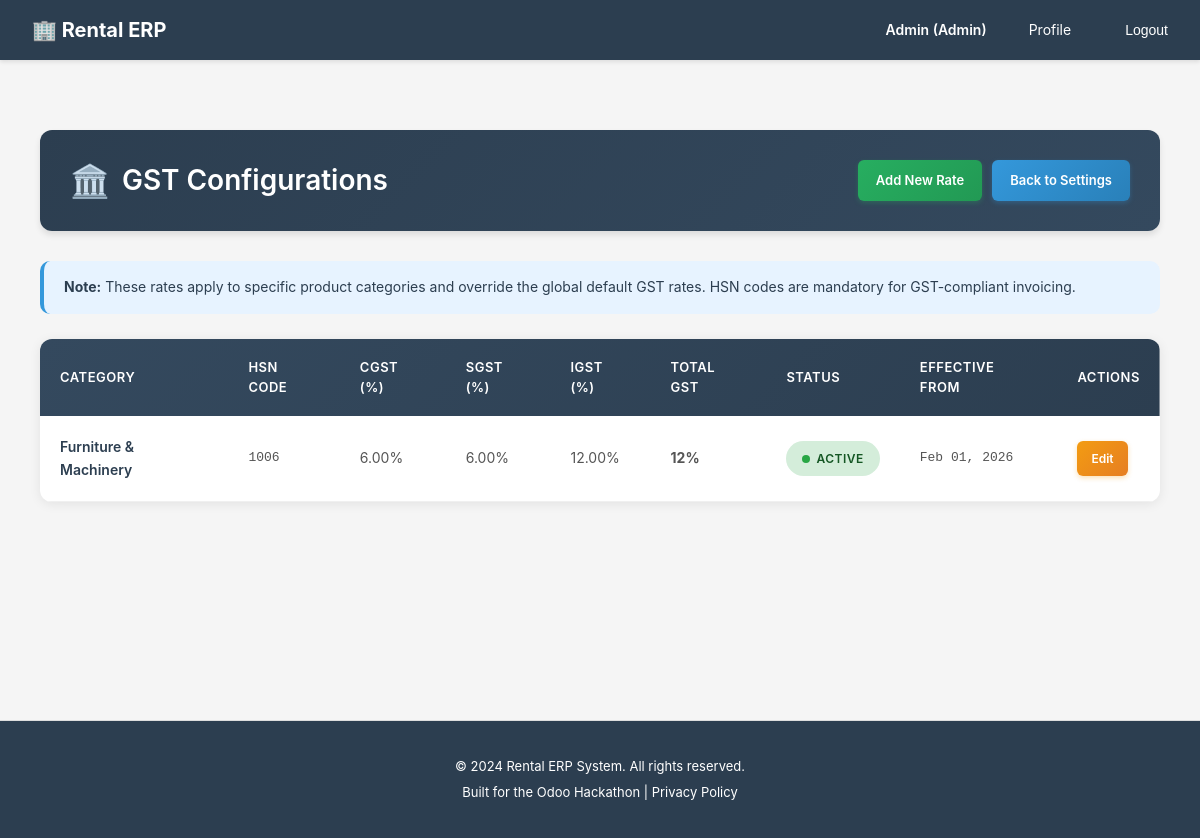
Before: /config/admin/gst/ (signed in) with the older database file.
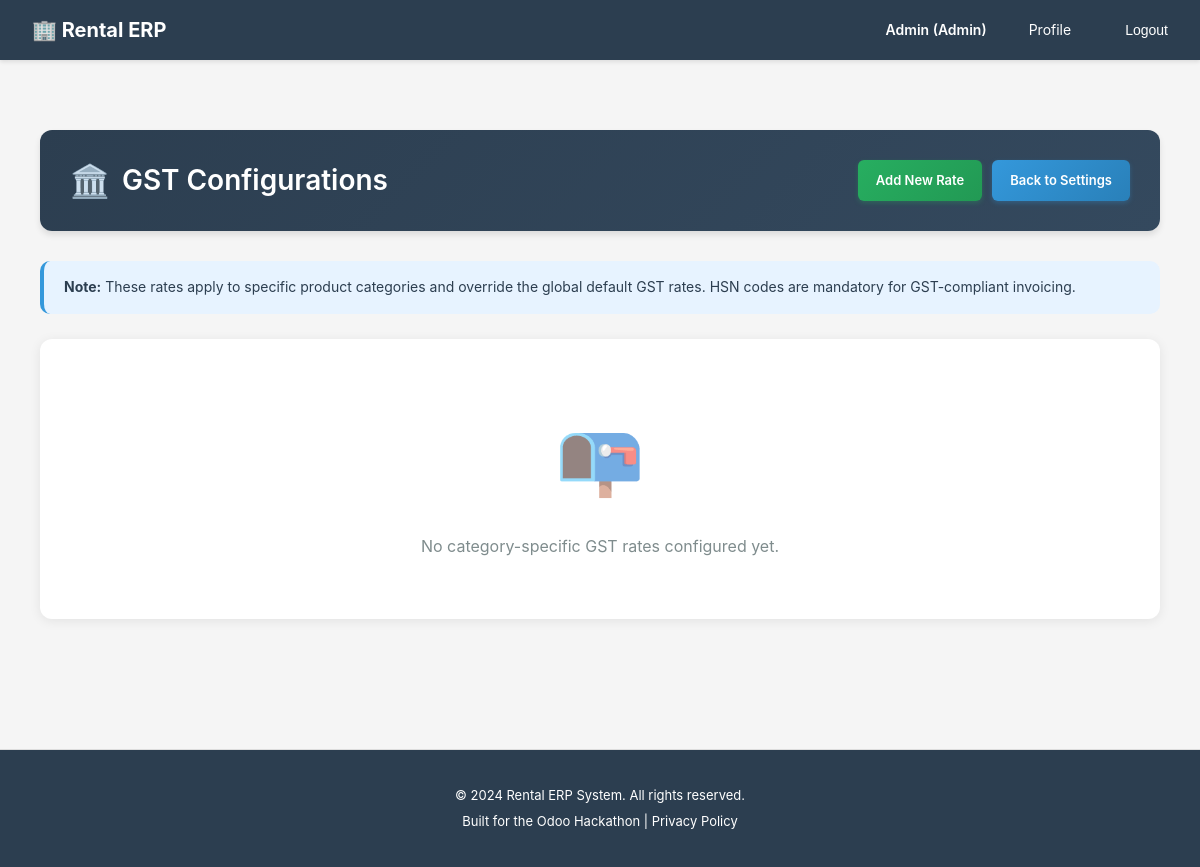
After: the same page with the newer database file.
### system_settings/models.py (models this page shows, shortened)
class GSTConfiguration(models.Model):
    category = models.ForeignKey(
        'catalog.ProductCategory',
        on_delete=models.CASCADE,
        related_name='gst_configurations',
        help_text="Product category this GST rate applies to"
    )
    hsn_code = models.CharField(
        max_length=10,
        help_text="HSN code for this category (GST compliance)"
    )
    cgst_rate = models.DecimalField(
        max_digits=5,
        decimal_places=2,
        validators=[MinValueValidator(0), MaxValueValidator(100)],
        help_text="CGST rate % for this category"
    )
    sgst_rate = models.DecimalField(
        max_digits=5,
        decimal_places=2,
        validators=[MinValueValidator(0), MaxValueValidator(100)],
        help_text="SGST rate % for this category"
    )
    igst_rate = models.DecimalField(
        max_digits=5,
        decimal_places=2,
        validators=[MinValueValidator(0), MaxValueValidator(100)],
        help_text="IGST rate % for this category"
    )
    is_active = models.BooleanField(
        default=True,
        help_text="Is this configuration active"
    )
    effective_from = models.DateField(
        help_text="When this GST rate becomes effective"
    )
    effective_until = models.DateField(
        blank=True,
        null=True,
        help_text="When this GST rate expires (for rate changes)"
    )
    created_at = models.DateTimeField(auto_now_add=True)
    updated_at = models.DateTimeField(auto_now=True)
    class Meta:
        db_table = 'gst_configurations'
        verbose_name = 'GST Configuration'
        verbose_name_plural = 'GST Configurations'
        ordering = ['category', '-effective_from']
        unique_together = ['category', 'effective_from']

### catalog/models.py (models this page shows, shortened)
class ProductCategory(models.Model):
    name = models.CharField(
        max_length=100,
        unique=True,
        help_text="Category name (e.g., 'Camera Equipment', 'Furniture')"
    )
    slug = models.SlugField(
        max_length=100,
        unique=True,
        help_text="URL-friendly identifier"
    )
    parent = models.ForeignKey(
        'self',
        on_delete=models.CASCADE,
        blank=True,
        null=True,
        related_name='subcategories',
        help_text="Parent category for hierarchical structure"
    )
    description = models.TextField(
        blank=True,
        null=True,
        help_text="Category description for SEO and customer guidance"
    )
    is_active = models.BooleanField(
        default=True,
        help_text="Show/hide category on website"
    )
    created_at = models.DateTimeField(auto_now_add=True)
    updated_at = models.DateTimeField(auto_now=True)
    class Meta:
        db_table = 'product_categories'
        verbose_name = 'Product Category'
        verbose_name_plural = 'Product Categories'
        ordering = ['name']

### accounts/decorators.py (the view)
        def wrapper(request, *args, **kwargs):
            if not request.user.is_authenticated:
                return redirect('accounts:login')
            if request.user.role not in allowed_roles:
                return HttpResponseForbidden('You do not have access to this page.')
            return view_func(request, *args, **kwargs)

### rental_erp/compliance.py (called while the page is built)
    def process_request(self, request):
        if not request.user.is_authenticated:
            return None
        if request.method == 'GET':
            path_lower = request.path.lower()
            for model in self.PERSONAL_DATA_MODELS:
                if model in path_lower:
                    self._log_data_access(request, model)
                    break
        return None

    def process_request(self, request):
        if not request.user.is_authenticated:
            return None
        consent_key = f'gdpr_consent:{request.user.id}'
        has_consent = cache.get(consent_key)
        if has_consent is None:
            cache.set(consent_key, True, 86400)  # Cache for 24 hours
        return None

    def process_response(self, request, response):
        response['X-Privacy-Policy'] = '/privacy-policy/'
        if hasattr(settings, 'DATA_RETENTION_DAYS'):
            response['X-Data-Retention-Days'] = str(settings.DATA_RETENTION_DAYS)
        return response

### rental_erp/security.py (called while the page is built, shortened)
    def process_response(self, request, response):
        if not self.is_sensitive_operation(request):
            return response

### templates/system_settings/admin_gst_list.html (shortened to what this page needs)
{% extends 'base.html' %}
{% block content %}
<div class="gst-container">
    <div class="page-header">
        <h2>GST Configurations</h2>
        <div class="header-actions">
            <a href="{% url 'system_settings:admin_gst_add' %}" class="action-btn action-btn-primary">Add New Rate</a>
            <a href="{% url 'system_settings:admin_system_config' %}" class="action-btn">Back to Settings</a>
        </div>
    </div>
    <div class="info-box">
        <strong>Note:</strong> These rates apply to specific product categories and override the global default GST rates.
        HSN codes are mandatory for GST-compliant invoicing.
    </div>
    {% if gst_configs %}
    <div class="gst-table-wrapper">
        <table class="gst-table">
            <thead>
                <tr>
                    <th>Category</th>
                    <th>HSN Code</th>
                    <th>CGST (%)</th>
                    <th>SGST (%)</th>
                    <th>IGST (%)</th>
                    <th>Total GST</th>
                    <th>Status</th>
                    <th>Effective From</th>
                    <th>Actions</th>
                </tr>
            </thead>
            <tbody>
                {% for config in gst_configs %}
                <tr class="gst-row">
                    <td><span class="gst-category">{{ config.category.name }}</span></td>
                    <td class="gst-mono">{{ config.hsn_code }}</td>
                    <td>{{ config.cgst_rate }}%</td>
                    <td>{{ config.sgst_rate }}%</td>
                    <td>{{ config.igst_rate }}%</td>
                    <td class="total-gst">{{ config.cgst_rate|add:config.sgst_rate }}%</td>
                    <td>
                        {% if config.is_active %}
                            <span class="status-badge status-active">Active</span>
                        {% else %}
                            <span class="status-badge status-inactive">Inactive</span>
                        {% endif %}
                    </td>
                    <td class="gst-mono">{{ config.effective_from|date:"M d, Y" }}</td>
                    <td>
                        <a href="{% url 'system_settings:admin_gst_edit' config.pk %}" class="edit-btn">Edit</a>
                    </td>
                </tr>
                {% endfor %}
            </tbody>
        </table>
    </div>
    {% else %}
    <div class="empty-state">
        <div class="empty-state-icon">📭</div>
        <p class="empty-state-text">No category-specific GST rates configured yet.</p>
    </div>
    {% endif %}
</div>
{% endblock %}

Changed rows visible on the page:
removed GSTConfiguration: category.name "Furniture & Machinery", hsn_code "1006", cgst_rate "6.00", sgst_rate "6.00", igst_rate "12.00", cgst_rate|add "12", is_active "ACTIVE", effective_from "Feb 01, 2026"
Other visible differences:
text no longer shown: "CATEGORY HSN CODE CGST (%) SGST (%) IGST (%) TOTAL GST STATUS EFFECTIVE FROM ACTIONS"
text now shown: "📭 No category-specific GST rates configured yet."
